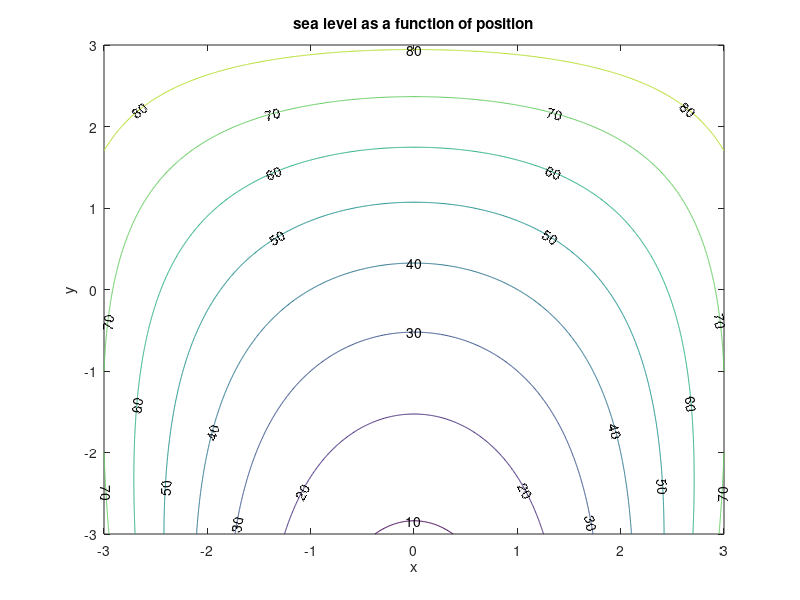

MATLAB code for this plot:
% visualize height above sea level as given by 
% H(x,y) = (y+6)^2 + 4x^2 -x^2y  by way of a contour plot
x = -3:.01:3;
y = -3:.01:3;

[X,Y] = meshgrid(x,y);

H = (Y+6).^2 + 4*X.^2 - Y.*X.^2;
z = 10:10:100;
contour(X,Y,H,z, 'ShowText', 'on') % add inline labels of contours
xlabel('x');
ylabel('y');
xlim([-3 3]);
ylim([-3 3]);
title('sea level as a function of position')
